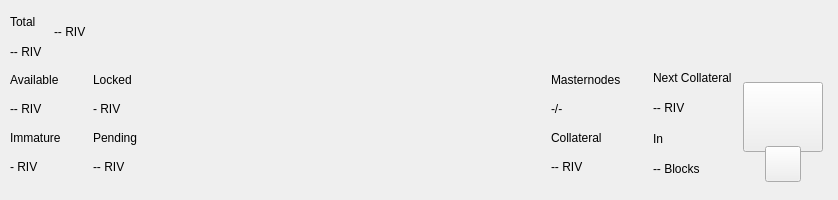
<?xml version="1.0" encoding="UTF-8"?>
<ui version="4.0">
 <class>TopBar</class>
 <widget class="QWidget" name="TopBar">
  <property name="geometry">
   <rect>
    <x>0</x>
    <y>0</y>
    <width>838</width>
    <height>200</height>
   </rect>
  </property>
  <property name="minimumSize">
   <size>
    <width>0</width>
    <height>200</height>
   </size>
  </property>
  <property name="maximumSize">
   <size>
    <width>16777215</width>
    <height>200</height>
   </size>
  </property>
  <property name="windowTitle">
   <string>Form</string>
  </property>
  <layout class="QVBoxLayout" name="verticalLayout_10" stretch="0">
   <property name="spacing">
    <number>0</number>
   </property>
   <property name="leftMargin">
    <number>0</number>
   </property>
   <property name="topMargin">
    <number>0</number>
   </property>
   <property name="rightMargin">
    <number>0</number>
   </property>
   <property name="bottomMargin">
    <number>0</number>
   </property>
   <item>
    <widget class="PFBorderImage" name="containerTop">
     <layout class="QVBoxLayout" name="verticalLayout_11">
      <property name="spacing">
       <number>0</number>
      </property>
      <property name="leftMargin">
       <number>0</number>
      </property>
      <property name="topMargin">
       <number>0</number>
      </property>
      <property name="rightMargin">
       <number>0</number>
      </property>
      <property name="bottomMargin">
       <number>0</number>
      </property>
      <item>
       <widget class="QWidget" name="top_container_2" native="true">
        <property name="minimumSize">
         <size>
          <width>0</width>
          <height>65</height>
         </size>
        </property>
        <layout class="QHBoxLayout" name="top_container">
         <property name="spacing">
          <number>0</number>
         </property>
         <property name="leftMargin">
          <number>10</number>
         </property>
         <property name="topMargin">
          <number>0</number>
         </property>
         <property name="rightMargin">
          <number>10</number>
         </property>
         <property name="bottomMargin">
          <number>0</number>
         </property>
         <item>
          <layout class="QHBoxLayout" name="horizontalLayout_4">
           <property name="spacing">
            <number>12</number>
           </property>
           <property name="rightMargin">
            <number>0</number>
           </property>
           <item>
            <widget class="QWidget" name="widgetAmount" native="true">
             <layout class="QVBoxLayout" name="verticalLayout_2">
              <property name="spacing">
               <number>2</number>
              </property>
              <property name="leftMargin">
               <number>0</number>
              </property>
              <property name="topMargin">
               <number>8</number>
              </property>
              <property name="rightMargin">
               <number>0</number>
              </property>
              <property name="bottomMargin">
               <number>0</number>
              </property>
              <item>
               <widget class="QLabel" name="labelTitle1">
                <property name="text">
                 <string>Total</string>
                </property>
               </widget>
              </item>
              <item>
               <widget class="QLabel" name="labelAmountPiv">
                <property name="text">
                 <string notr="true">-- RIV</string>
                </property>
               </widget>
              </item>
             </layout>
            </widget>
           </item>
           <item alignment="Qt::AlignVCenter">
            <widget class="QWidget" name="widgetTopAmount" native="true">
             <property name="sizePolicy">
              <sizepolicy hsizetype="Preferred" vsizetype="Maximum">
               <horstretch>0</horstretch>
               <verstretch>0</verstretch>
              </sizepolicy>
             </property>
             <layout class="QHBoxLayout" name="horizontalLayout_5">
              <property name="spacing">
               <number>0</number>
              </property>
              <property name="leftMargin">
               <number>0</number>
              </property>
              <property name="topMargin">
               <number>0</number>
              </property>
              <property name="rightMargin">
               <number>0</number>
              </property>
              <property name="bottomMargin">
               <number>0</number>
              </property>
              <item alignment="Qt::AlignTop">
               <widget class="QLabel" name="labelAmountTopPiv">
                <property name="minimumSize">
                 <size>
                  <width>0</width>
                  <height>36</height>
                 </size>
                </property>
                <property name="styleSheet">
                 <string notr="true">padding:0px;margin:0px;</string>
                </property>
                <property name="text">
                 <string notr="true">-- RIV</string>
                </property>
               </widget>
              </item>
             </layout>
            </widget>
           </item>
           <item>
            <spacer name="horizontalSpacer">
             <property name="orientation">
              <enum>Qt::Horizontal</enum>
             </property>
             <property name="sizeHint" stdset="0">
              <size>
               <width>40</width>
               <height>20</height>
              </size>
             </property>
            </spacer>
           </item>
           <item alignment="Qt::AlignRight">
            <widget class="QWidget" name="layoutSync" native="true">
             <property name="minimumSize">
              <size>
               <width>0</width>
               <height>36</height>
              </size>
             </property>
             <property name="maximumSize">
              <size>
               <width>16777215</width>
               <height>36</height>
              </size>
             </property>
             <layout class="QVBoxLayout" name="verticalLayout_9">
              <property name="leftMargin">
               <number>0</number>
              </property>
              <property name="topMargin">
               <number>0</number>
              </property>
              <property name="rightMargin">
               <number>0</number>
              </property>
              <property name="bottomMargin">
               <number>0</number>
              </property>
              <item>
               <widget class="ExpandableButton" name="pushButtonSync" native="true">
                <property name="minimumSize">
                 <size>
                  <width>36</width>
                  <height>36</height>
                 </size>
                </property>
                <property name="maximumSize">
                 <size>
                  <width>16777215</width>
                  <height>36</height>
                 </size>
                </property>
               </widget>
              </item>
             </layout>
            </widget>
           </item>
           <item>
            <widget class="ExpandableButton" name="pushButtonHDUpgrade" native="true">
             <property name="minimumSize">
              <size>
               <width>36</width>
               <height>36</height>
              </size>
             </property>
             <property name="maximumSize">
              <size>
               <width>16777215</width>
               <height>36</height>
              </size>
             </property>
            </widget>
           </item>
           <item>
            <widget class="ExpandableButton" name="pushButtonStack" native="true">
             <property name="minimumSize">
              <size>
               <width>36</width>
               <height>36</height>
              </size>
             </property>
             <property name="maximumSize">
              <size>
               <width>16777215</width>
               <height>36</height>
              </size>
             </property>
            </widget>
           </item>
           <item>
            <widget class="ExpandableButton" name="pushButtonConf" native="true">
             <property name="minimumSize">
              <size>
               <width>36</width>
               <height>36</height>
              </size>
             </property>
             <property name="maximumSize">
              <size>
               <width>16777215</width>
               <height>36</height>
              </size>
             </property>
            </widget>
           </item>
           <item>
            <widget class="ExpandableButton" name="pushButtonMasternodes" native="true">
             <property name="minimumSize">
              <size>
               <width>36</width>
               <height>36</height>
              </size>
             </property>
             <property name="maximumSize">
              <size>
               <width>16777215</width>
               <height>36</height>
              </size>
             </property>
            </widget>
           </item>
           <item>
            <widget class="ExpandableButton" name="pushButtonConsole" native="true">
             <property name="minimumSize">
              <size>
               <width>36</width>
               <height>36</height>
              </size>
             </property>
             <property name="maximumSize">
              <size>
               <width>16777215</width>
               <height>36</height>
              </size>
             </property>
            </widget>
           </item>
           <item>
            <widget class="ExpandableButton" name="pushButtonConnection" native="true">
             <property name="minimumSize">
              <size>
               <width>36</width>
               <height>36</height>
              </size>
             </property>
             <property name="maximumSize">
              <size>
               <width>16777215</width>
               <height>36</height>
              </size>
             </property>
            </widget>
           </item>
           <item>
            <widget class="ExpandableButton" name="pushButtonTor" native="true">
             <property name="minimumSize">
              <size>
               <width>36</width>
               <height>36</height>
              </size>
             </property>
             <property name="maximumSize">
              <size>
               <width>16777215</width>
               <height>36</height>
              </size>
             </property>
            </widget>
           </item>
           <item>
            <widget class="ExpandableButton" name="pushButtonLock" native="true">
             <property name="sizePolicy">
              <sizepolicy hsizetype="Expanding" vsizetype="Expanding">
               <horstretch>0</horstretch>
               <verstretch>0</verstretch>
              </sizepolicy>
             </property>
             <property name="minimumSize">
              <size>
               <width>36</width>
               <height>0</height>
              </size>
             </property>
             <property name="maximumSize">
              <size>
               <width>16777215</width>
               <height>36</height>
              </size>
             </property>
            </widget>
           </item>
           <item>
            <widget class="ExpandableButton" name="pushButtonTheme" native="true">
             <property name="minimumSize">
              <size>
               <width>36</width>
               <height>36</height>
              </size>
             </property>
             <property name="maximumSize">
              <size>
               <width>16777215</width>
               <height>36</height>
              </size>
             </property>
            </widget>
           </item>
          </layout>
         </item>
        </layout>
       </widget>
      </item>
      <item>
       <widget class="QWidget" name="bottom_container" native="true">
        <property name="minimumSize">
         <size>
          <width>0</width>
          <height>135</height>
         </size>
        </property>
        <layout class="QHBoxLayout" name="botton_container">
         <property name="leftMargin">
          <number>10</number>
         </property>
         <property name="topMargin">
          <number>0</number>
         </property>
         <property name="rightMargin">
          <number>10</number>
         </property>
         <property name="bottomMargin">
          <number>10</number>
         </property>
         <item>
          <layout class="QHBoxLayout" name="horizontalLayout_3">
           <property name="spacing">
            <number>0</number>
           </property>
           <property name="bottomMargin">
            <number>9</number>
           </property>
           <item>
            <layout class="QVBoxLayout" name="verticalLayout_7">
             <property name="spacing">
              <number>0</number>
             </property>
             <property name="leftMargin">
              <number>0</number>
             </property>
             <property name="rightMargin">
              <number>0</number>
             </property>
             <item>
              <layout class="QHBoxLayout" name="horizontalLayout_2">
               <property name="spacing">
                <number>0</number>
               </property>
               <item>
                <layout class="QVBoxLayout" name="verticalLayout_6">
                 <item>
                  <widget class="QLabel" name="labelTitle5">
                   <property name="text">
                    <string>Available</string>
                   </property>
                  </widget>
                 </item>
                 <item>
                  <widget class="QLabel" name="labelAvailablePiv">
                   <property name="text">
                    <string>-- RIV</string>
                   </property>
                  </widget>
                 </item>
                 <item>
                  <widget class="QLabel" name="labelTitle4">
                   <property name="text">
                    <string>Immature</string>
                   </property>
                  </widget>
                 </item>
                 <item>
                  <widget class="QLabel" name="labelImmaturePiv">
                   <property name="text">
                    <string notr="true">- RIV</string>
                   </property>
                  </widget>
                 </item>
                </layout>
               </item>
               <item>
                <layout class="QVBoxLayout" name="verticalLayout_8">
                 <property name="leftMargin">
                  <number>32</number>
                 </property>
                 <item>
                  <widget class="QLabel" name="labelTitle6">
                   <property name="text">
                    <string>Locked</string>
                   </property>
                  </widget>
                 </item>
                 <item>
                  <widget class="QLabel" name="labelLockedPiv">
                   <property name="text">
                    <string>- RIV</string>
                   </property>
                  </widget>
                 </item>
                 <item>
                  <widget class="QLabel" name="labelTitle3">
                   <property name="text">
                    <string>Pending</string>
                   </property>
                  </widget>
                 </item>
                 <item>
                  <widget class="QLabel" name="labelPendingPiv">
                   <property name="text">
                    <string notr="true">-- RIV</string>
                   </property>
                  </widget>
                 </item>
                </layout>
               </item>
              </layout>
             </item>
            </layout>
           </item>
          </layout>
         </item>
         <item>
          <spacer name="horizontalSpacer_2">
           <property name="orientation">
            <enum>Qt::Horizontal</enum>
           </property>
           <property name="sizeHint" stdset="0">
            <size>
             <width>40</width>
             <height>20</height>
            </size>
           </property>
          </spacer>
         </item>
         <item>
          <layout class="QHBoxLayout" name="horizontalLayout_6">
           <property name="spacing">
            <number>0</number>
           </property>
           <property name="rightMargin">
            <number>0</number>
           </property>
           <property name="bottomMargin">
            <number>9</number>
           </property>
           <item>
            <layout class="QVBoxLayout" name="verticalLayout_5">
             <item>
              <widget class="QLabel" name="labelMasternodesTitle">
               <property name="text">
                <string>Masternodes</string>
               </property>
              </widget>
             </item>
             <item>
              <widget class="QLabel" name="labelMasternodeCount">
               <property name="text">
                <string>-/-</string>
               </property>
              </widget>
             </item>
             <item>
              <widget class="QLabel" name="labelTitle8">
               <property name="text">
                <string>Collateral</string>
               </property>
              </widget>
             </item>
             <item>
              <widget class="QLabel" name="labelCollateralPiv">
               <property name="text">
                <string notr="true">-- RIV</string>
               </property>
              </widget>
             </item>
            </layout>
           </item>
           <item>
            <widget class="QWidget" name="widgetNextCollateral" native="true">
             <layout class="QVBoxLayout" name="verticalLayout_12">
              <property name="leftMargin">
               <number>32</number>
              </property>
              <property name="topMargin">
               <number>0</number>
              </property>
              <property name="rightMargin">
               <number>0</number>
              </property>
              <property name="bottomMargin">
               <number>0</number>
              </property>
              <item>
               <widget class="QLabel" name="labelNextMasternodesTitle">
                <property name="text">
                 <string>Next Collateral</string>
                </property>
               </widget>
              </item>
              <item>
               <widget class="QLabel" name="labelNextCollateralValue">
                <property name="text">
                 <string>-- RIV</string>
                </property>
               </widget>
              </item>
              <item>
               <widget class="QLabel" name="labelTitle9">
                <property name="text">
                 <string>In</string>
                </property>
               </widget>
              </item>
              <item>
               <widget class="QLabel" name="labelNextCollateralBlocks">
                <property name="text">
                 <string notr="true">-- Blocks</string>
                </property>
               </widget>
              </item>
             </layout>
            </widget>
           </item>
          </layout>
         </item>
         <item>
          <widget class="QWidget" name="qrContainer" native="true">
           <property name="sizePolicy">
            <sizepolicy hsizetype="Preferred" vsizetype="Minimum">
             <horstretch>0</horstretch>
             <verstretch>0</verstretch>
            </sizepolicy>
           </property>
           <property name="minimumSize">
            <size>
             <width>90</width>
             <height>110</height>
            </size>
           </property>
           <property name="maximumSize">
            <size>
             <width>90</width>
             <height>110</height>
            </size>
           </property>
           <layout class="QVBoxLayout" name="containerQR">
            <property name="spacing">
             <number>0</number>
            </property>
            <property name="leftMargin">
             <number>5</number>
            </property>
            <property name="topMargin">
             <number>10</number>
            </property>
            <property name="rightMargin">
             <number>5</number>
            </property>
            <property name="bottomMargin">
             <number>0</number>
            </property>
            <item>
             <widget class="QPushButton" name="btnQr">
              <property name="minimumSize">
               <size>
                <width>70</width>
                <height>70</height>
               </size>
              </property>
              <property name="maximumSize">
               <size>
                <width>16777215</width>
                <height>70</height>
               </size>
              </property>
              <property name="focusPolicy">
               <enum>Qt::NoFocus</enum>
              </property>
              <property name="text">
               <string/>
              </property>
              <property name="iconSize">
               <size>
                <width>70</width>
                <height>70</height>
               </size>
              </property>
             </widget>
            </item>
            <item>
             <spacer name="verticalSpacer">
              <property name="orientation">
               <enum>Qt::Vertical</enum>
              </property>
              <property name="sizeType">
               <enum>QSizePolicy::Fixed</enum>
              </property>
              <property name="sizeHint" stdset="0">
               <size>
                <width>20</width>
                <height>20</height>
               </size>
              </property>
             </spacer>
            </item>
            <item alignment="Qt::AlignHCenter|Qt::AlignBottom">
             <widget class="QPushButton" name="pushButtonQR">
              <property name="minimumSize">
               <size>
                <width>36</width>
                <height>36</height>
               </size>
              </property>
              <property name="maximumSize">
               <size>
                <width>36</width>
                <height>36</height>
               </size>
              </property>
              <property name="focusPolicy">
               <enum>Qt::NoFocus</enum>
              </property>
              <property name="text">
               <string/>
              </property>
             </widget>
            </item>
           </layout>
          </widget>
         </item>
        </layout>
       </widget>
      </item>
     </layout>
    </widget>
   </item>
  </layout>
 </widget>
 <customwidgets>
  <customwidget>
   <class>PFBorderImage</class>
   <extends>QFrame</extends>
   <header>qt/pivx/pfborderimage.h</header>
   <container>1</container>
  </customwidget>
  <customwidget>
   <class>ExpandableButton</class>
   <extends>QWidget</extends>
   <header>qt/pivx/expandablebutton.h</header>
   <container>1</container>
  </customwidget>
 </customwidgets>
 <resources/>
 <connections/>
</ui>
